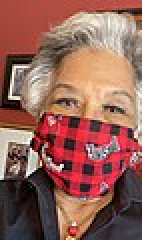
#> input picture img01.jpg, 71 x 120 px, found by its file name (shown 2 times larger); its folder holds 4 pictures in this run
$ jupyter execute --allow-errors 202216706_ParkYoHan.ipynb   (older library calls are emulated)
#> lines starting #> are read from the running program, lines starting #| are printed output that depends on the picture
#> further down, img is the input picture: shape (120, 71, 3); mean R, G, B 147.6, 97.3, 87
#> `img = resize(img, (64, 64))`:
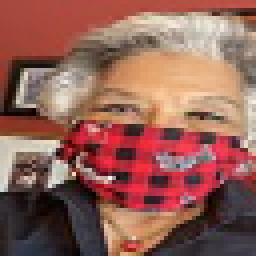
#> img: shape (64, 64, 3) float64 (shown 4 times larger); mean R, G, B 0.579, 0.381, 0.341
#> pass 2 of the loop `for i in range(15):`:
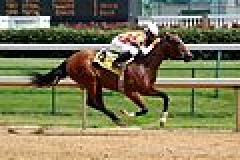
#> input picture img02.jpg, 120 x 80 px, found by its file name (shown 2 times larger)
#> img is the input picture: shape (80, 120, 3); mean R, G, B 127.7, 124.4, 90.5
#> `img = resize(img, (64, 64))`:
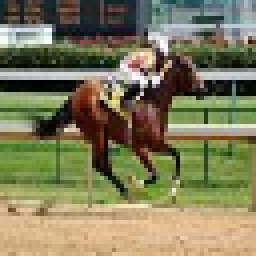
#> img: shape (64, 64, 3) float64 (shown 4 times larger); mean R, G, B 0.5, 0.487, 0.355
#> pass 3 of the loop `for i in range(15):`:
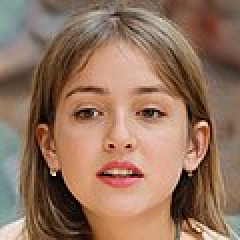
#> input picture img03.jpg, 120 x 120 px, found by its file name (shown 2 times larger)
#> img is the input picture: shape (120, 120, 3); mean R, G, B 147.8, 114.9, 94.4
#> `img = resize(img, (64, 64))`:
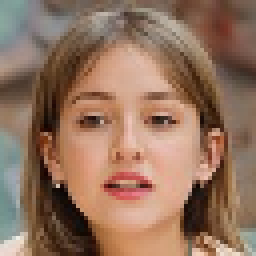
#> img: shape (64, 64, 3) float64 (shown 4 times larger); mean R, G, B 0.579, 0.45, 0.37
<a href="https://colab.research.google.com/github/valletgood/ParkYoHan.github.io/blob/main/202216706_ParkYoHan.ipynb" target="_parent"></a>

[cell 1]
import matplotlib.pyplot as plt
import numpy as np

from skimage.io import imread
from skimage.transform import resize
from skimage.feature import hog

[cell 2]
url = 'https://github.com/dknife/ML/raw/main/data/Proj2/faces/'

face_images = []

#> (the rest of this cell did not finish here and is left out)

[cell 3]
face_hogs = []
#> face_hogs = []
face_features = []

#> (the rest of this cell did not finish here and is left out)

[cell 4]
print(face_features[0].shape)
#| (128,)
#> pass 2 of the loop `for i in range(15):`:
#> pass 3 of the loop `for i in range(15):`:

[cell 5]
fig = plt.figure()
fig, ax = plt.subplots(3,5, figsize=(10,6))
#> (the rest of this cell did not finish here and is left out)

[cell 6]
url = 'https://github.com/dknife/ML/raw/main/data/Proj2/animals/'

animal_images = []

#> (the rest of this cell did not finish here and is left out)

[cell 7]
animal_hogs = []
#> animal_hogs = []
animal_features = []

#> (the rest of this cell did not finish here and is left out)

[cell 8]
X, y = [], []

for feature in face_features:
  X.append(feature)
  y.append(1)
#> this loop made 4 passes
#> after the loop, X = 4 items; y = [1, 1, 1, 1]
for feature in animal_features:
  X.append(feature)
  y.append(0)
#> after the loop, X = 8 items; y = [1, 1, 1, 1, 0, 0, 0, 0]
print(y)
#| [1, 1, 1, 1, 0, 0, 0, 0]

[cell 9]
from sklearn.svm import SVC
from sklearn.pipeline import Pipeline
from sklearn.preprocessing import StandardScaler

polynomial_svm_clf = Pipeline([
    ("scaler", StandardScaler()),
    ("svm_clf", SVC(C=1, kernel = 'poly', degree = 5, coef0 = 10.1))
])
polynomial_svm_clf.fit(X, y)

[cell 10]
yhat = polynomial_svm_clf.predict(X)
#> yhat = [0, 1, 1, 1, 0, 1, 1, 1]
print(yhat)
#| [0 1 1 1 0 1 1 1]
#> pass 2 of the loop `for i in range(10):`:
#> pass 3 of the loop `for i in range(10):`:

[cell 11]
url = 'https://github.com/dknife/ML/raw/main/data/Proj2/test_data/'

test_images = []

#> (the rest of this cell did not finish here and is left out)

[cell 12]
test_features = []
#> test_features = []
#> pass 2 of the loop `for i in range(10):`:
#> pass 3 of the loop `for i in range(10):`:
#> (the rest of this cell did not finish here and is left out)
